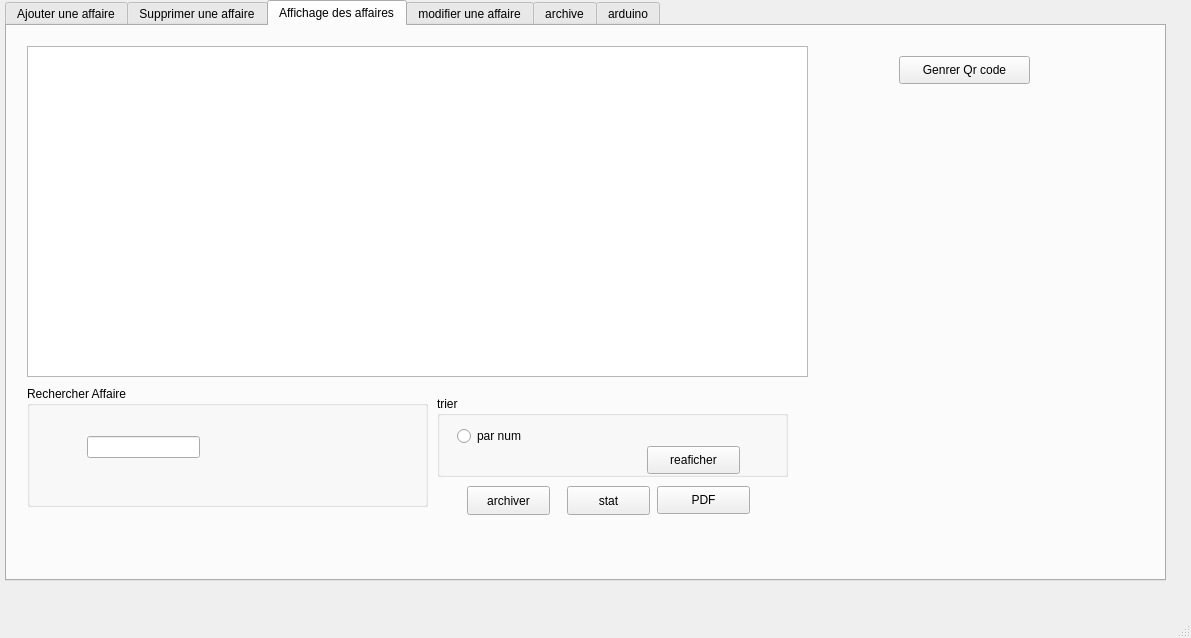
<?xml version="1.0" encoding="UTF-8"?>
<ui version="4.0">
 <class>affaire_inter</class>
 <widget class="QMainWindow" name="affaire_inter">
  <property name="geometry">
   <rect>
    <x>0</x>
    <y>0</y>
    <width>1191</width>
    <height>638</height>
   </rect>
  </property>
  <property name="windowTitle">
   <string>MainWindow</string>
  </property>
  <widget class="QWidget" name="centralwidget">
   <widget class="QTabWidget" name="tabWidget">
    <property name="geometry">
     <rect>
      <x>5</x>
      <y>0</y>
      <width>1161</width>
      <height>581</height>
     </rect>
    </property>
    <property name="styleSheet">
     <string notr="true">
font: 8pt &quot;MS Shell Dlg 2&quot;;</string>
    </property>
    <property name="currentIndex">
     <number>2</number>
    </property>
    <widget class="QWidget" name="tab">
     <attribute name="title">
      <string>Ajouter une affaire</string>
     </attribute>
     <widget class="QGroupBox" name="groupBox">
      <property name="geometry">
       <rect>
        <x>30</x>
        <y>60</y>
        <width>481</width>
        <height>341</height>
       </rect>
      </property>
      <property name="title">
       <string/>
      </property>
      <widget class="QLabel" name="label">
       <property name="geometry">
        <rect>
         <x>10</x>
         <y>40</y>
         <width>47</width>
         <height>13</height>
        </rect>
       </property>
       <property name="text">
        <string>Num aff</string>
       </property>
      </widget>
      <widget class="QLabel" name="label_2">
       <property name="geometry">
        <rect>
         <x>10</x>
         <y>80</y>
         <width>47</width>
         <height>13</height>
        </rect>
       </property>
       <property name="text">
        <string>dateins</string>
       </property>
      </widget>
      <widget class="QLabel" name="label_3">
       <property name="geometry">
        <rect>
         <x>10</x>
         <y>120</y>
         <width>47</width>
         <height>13</height>
        </rect>
       </property>
       <property name="text">
        <string>type</string>
       </property>
      </widget>
      <widget class="QLineEdit" name="lNum">
       <property name="geometry">
        <rect>
         <x>140</x>
         <y>40</y>
         <width>113</width>
         <height>20</height>
        </rect>
       </property>
      </widget>
      <widget class="QLineEdit" name="ltyp">
       <property name="geometry">
        <rect>
         <x>60</x>
         <y>120</y>
         <width>113</width>
         <height>20</height>
        </rect>
       </property>
      </widget>
      <widget class="QLabel" name="label_4">
       <property name="geometry">
        <rect>
         <x>10</x>
         <y>170</y>
         <width>56</width>
         <height>16</height>
        </rect>
       </property>
       <property name="text">
        <string>etat</string>
       </property>
      </widget>
      <widget class="QLabel" name="label_5">
       <property name="geometry">
        <rect>
         <x>10</x>
         <y>230</y>
         <width>56</width>
         <height>16</height>
        </rect>
       </property>
       <property name="text">
        <string>object</string>
       </property>
      </widget>
      <widget class="QLineEdit" name="lob">
       <property name="geometry">
        <rect>
         <x>140</x>
         <y>230</y>
         <width>113</width>
         <height>22</height>
        </rect>
       </property>
      </widget>
      <widget class="QPushButton" name="pushButton">
       <property name="geometry">
        <rect>
         <x>250</x>
         <y>270</y>
         <width>75</width>
         <height>23</height>
        </rect>
       </property>
       <property name="text">
        <string>Ajouter</string>
       </property>
      </widget>
      <widget class="QDateEdit" name="dateEditA">
       <property name="geometry">
        <rect>
         <x>140</x>
         <y>80</y>
         <width>110</width>
         <height>22</height>
        </rect>
       </property>
      </widget>
      <widget class="QRadioButton" name="radioButtonA1">
       <property name="geometry">
        <rect>
         <x>70</x>
         <y>170</y>
         <width>97</width>
         <height>20</height>
        </rect>
       </property>
       <property name="text">
        <string>en cours</string>
       </property>
      </widget>
      <widget class="QRadioButton" name="radioButton_2">
       <property name="geometry">
        <rect>
         <x>180</x>
         <y>170</y>
         <width>97</width>
         <height>20</height>
        </rect>
       </property>
       <property name="text">
        <string>cloture</string>
       </property>
      </widget>
     </widget>
    </widget>
    <widget class="QWidget" name="tab_2">
     <attribute name="title">
      <string>Supprimer une affaire</string>
     </attribute>
     <widget class="QGroupBox" name="groupBox_2">
      <property name="geometry">
       <rect>
        <x>20</x>
        <y>60</y>
        <width>731</width>
        <height>161</height>
       </rect>
      </property>
      <property name="title">
       <string/>
      </property>
      <widget class="QPushButton" name="pushButton_2">
       <property name="geometry">
        <rect>
         <x>190</x>
         <y>80</y>
         <width>93</width>
         <height>28</height>
        </rect>
       </property>
       <property name="text">
        <string>supprimer</string>
       </property>
      </widget>
      <widget class="QLabel" name="label_6">
       <property name="geometry">
        <rect>
         <x>50</x>
         <y>20</y>
         <width>351</width>
         <height>16</height>
        </rect>
       </property>
       <property name="text">
        <string>VEUILLER INTRODUIRE NUMERO DE L'AFFAIRE </string>
       </property>
      </widget>
      <widget class="QComboBox" name="comboBoxS">
       <property name="geometry">
        <rect>
         <x>350</x>
         <y>20</y>
         <width>73</width>
         <height>22</height>
        </rect>
       </property>
      </widget>
     </widget>
    </widget>
    <widget class="QWidget" name="tab_3">
     <attribute name="title">
      <string>Affichage des affaires</string>
     </attribute>
     <widget class="QTableView" name="tableView">
      <property name="geometry">
       <rect>
        <x>20</x>
        <y>20</y>
        <width>781</width>
        <height>331</height>
       </rect>
      </property>
     </widget>
     <widget class="QGroupBox" name="groupBox_4">
      <property name="geometry">
       <rect>
        <x>20</x>
        <y>360</y>
        <width>401</width>
        <height>121</height>
       </rect>
      </property>
      <property name="title">
       <string>Rechercher Affaire</string>
      </property>
      <widget class="QLineEdit" name="lineEdit">
       <property name="geometry">
        <rect>
         <x>60</x>
         <y>50</y>
         <width>113</width>
         <height>22</height>
        </rect>
       </property>
      </widget>
     </widget>
     <widget class="QGroupBox" name="groupBox_5">
      <property name="geometry">
       <rect>
        <x>430</x>
        <y>370</y>
        <width>351</width>
        <height>81</height>
       </rect>
      </property>
      <property name="title">
       <string>trier</string>
      </property>
      <widget class="QRadioButton" name="radioButtontridate">
       <property name="geometry">
        <rect>
         <x>20</x>
         <y>30</y>
         <width>97</width>
         <height>20</height>
        </rect>
       </property>
       <property name="text">
        <string>par num</string>
       </property>
      </widget>
      <widget class="QPushButton" name="pushButtontri">
       <property name="geometry">
        <rect>
         <x>210</x>
         <y>50</y>
         <width>93</width>
         <height>28</height>
        </rect>
       </property>
       <property name="text">
        <string>reaficher</string>
       </property>
      </widget>
     </widget>
     <widget class="QPushButton" name="PDF">
      <property name="geometry">
       <rect>
        <x>650</x>
        <y>460</y>
        <width>93</width>
        <height>28</height>
       </rect>
      </property>
      <property name="text">
       <string>PDF</string>
      </property>
     </widget>
     <widget class="QPushButton" name="pushButton_archiver_raz">
      <property name="geometry">
       <rect>
        <x>460</x>
        <y>460</y>
        <width>83</width>
        <height>29</height>
       </rect>
      </property>
      <property name="text">
       <string>archiver</string>
      </property>
     </widget>
     <widget class="QPushButton" name="stat_raz">
      <property name="geometry">
       <rect>
        <x>560</x>
        <y>460</y>
        <width>83</width>
        <height>29</height>
       </rect>
      </property>
      <property name="text">
       <string>stat</string>
      </property>
     </widget>
     <widget class="QPushButton" name="pushButton_4">
      <property name="geometry">
       <rect>
        <x>892</x>
        <y>30</y>
        <width>131</width>
        <height>28</height>
       </rect>
      </property>
      <property name="text">
       <string>Genrer Qr code</string>
      </property>
     </widget>
     <widget class="QLabel" name="label_Qrcode">
      <property name="geometry">
       <rect>
        <x>900</x>
        <y>140</y>
        <width>251</width>
        <height>221</height>
       </rect>
      </property>
      <property name="text">
       <string/>
      </property>
     </widget>
    </widget>
    <widget class="QWidget" name="tab_4">
     <attribute name="title">
      <string>modifier une affaire</string>
     </attribute>
     <widget class="QGroupBox" name="groupBox_3">
      <property name="geometry">
       <rect>
        <x>100</x>
        <y>50</y>
        <width>651</width>
        <height>401</height>
       </rect>
      </property>
      <property name="title">
       <string/>
      </property>
      <widget class="QLabel" name="label_7">
       <property name="geometry">
        <rect>
         <x>20</x>
         <y>50</y>
         <width>121</width>
         <height>16</height>
        </rect>
       </property>
       <property name="text">
        <string>Numero affaire</string>
       </property>
      </widget>
      <widget class="QLabel" name="label_8">
       <property name="geometry">
        <rect>
         <x>30</x>
         <y>110</y>
         <width>56</width>
         <height>16</height>
        </rect>
       </property>
       <property name="text">
        <string>type</string>
       </property>
      </widget>
      <widget class="QLabel" name="label_9">
       <property name="geometry">
        <rect>
         <x>30</x>
         <y>170</y>
         <width>81</width>
         <height>16</height>
        </rect>
       </property>
       <property name="text">
        <string>dateinscrit</string>
       </property>
      </widget>
      <widget class="QLabel" name="label_10">
       <property name="geometry">
        <rect>
         <x>30</x>
         <y>220</y>
         <width>71</width>
         <height>16</height>
        </rect>
       </property>
       <property name="text">
        <string>etat affaire</string>
       </property>
      </widget>
      <widget class="QLabel" name="label_11">
       <property name="geometry">
        <rect>
         <x>30</x>
         <y>270</y>
         <width>56</width>
         <height>16</height>
        </rect>
       </property>
       <property name="text">
        <string>object</string>
       </property>
      </widget>
      <widget class="QPushButton" name="pushButton_3">
       <property name="geometry">
        <rect>
         <x>430</x>
         <y>260</y>
         <width>93</width>
         <height>28</height>
        </rect>
       </property>
       <property name="text">
        <string>valider </string>
       </property>
      </widget>
      <widget class="QLineEdit" name="lineEdit_3">
       <property name="geometry">
        <rect>
         <x>130</x>
         <y>110</y>
         <width>113</width>
         <height>22</height>
        </rect>
       </property>
      </widget>
      <widget class="QLineEdit" name="lineEdit_6">
       <property name="geometry">
        <rect>
         <x>130</x>
         <y>270</y>
         <width>113</width>
         <height>22</height>
        </rect>
       </property>
      </widget>
      <widget class="QComboBox" name="comboBoxM">
       <property name="geometry">
        <rect>
         <x>130</x>
         <y>50</y>
         <width>73</width>
         <height>22</height>
        </rect>
       </property>
      </widget>
      <widget class="QDateEdit" name="dateEditM">
       <property name="geometry">
        <rect>
         <x>140</x>
         <y>170</y>
         <width>110</width>
         <height>22</height>
        </rect>
       </property>
      </widget>
      <widget class="QRadioButton" name="radioButtonME">
       <property name="geometry">
        <rect>
         <x>130</x>
         <y>220</y>
         <width>97</width>
         <height>20</height>
        </rect>
       </property>
       <property name="text">
        <string>en cours</string>
       </property>
      </widget>
      <widget class="QRadioButton" name="radioButton_3">
       <property name="geometry">
        <rect>
         <x>230</x>
         <y>220</y>
         <width>97</width>
         <height>20</height>
        </rect>
       </property>
       <property name="text">
        <string>cloture</string>
       </property>
      </widget>
     </widget>
    </widget>
    <widget class="QWidget" name="tab_5">
     <attribute name="title">
      <string>archive</string>
     </attribute>
     <widget class="QTableView" name="tableView_archive">
      <property name="geometry">
       <rect>
        <x>10</x>
        <y>20</y>
        <width>781</width>
        <height>331</height>
       </rect>
      </property>
     </widget>
     <widget class="QPushButton" name="desearchive_raz">
      <property name="geometry">
       <rect>
        <x>30</x>
        <y>360</y>
        <width>83</width>
        <height>29</height>
       </rect>
      </property>
      <property name="text">
       <string>desarchiver</string>
      </property>
     </widget>
    </widget>
    <widget class="QWidget" name="tab6">
     <attribute name="title">
      <string>arduino</string>
     </attribute>
     <widget class="QTabWidget" name="tabWidget_2">
      <property name="geometry">
       <rect>
        <x>190</x>
        <y>50</y>
        <width>711</width>
        <height>381</height>
       </rect>
      </property>
      <property name="currentIndex">
       <number>1</number>
      </property>
      <widget class="QWidget" name="connectionTab">
       <attribute name="title">
        <string>connecter</string>
       </attribute>
       <layout class="QGridLayout" name="gridLayout">
        <item row="0" column="0">
         <layout class="QHBoxLayout" name="horizontalLayout_4">
          <item>
           <widget class="QLabel" name="comportLabel">
            <property name="text">
             <string>                      Ports COM</string>
            </property>
           </widget>
          </item>
          <item>
           <layout class="QHBoxLayout" name="horizontalLayout_2"/>
          </item>
          <item>
           <widget class="QPushButton" name="portStatusButton">
            <property name="text">
             <string>Statut du Port</string>
            </property>
           </widget>
          </item>
          <item>
           <spacer name="horizontalSpacer">
            <property name="orientation">
             <enum>Qt::Horizontal</enum>
            </property>
            <property name="sizeHint" stdset="0">
             <size>
              <width>40</width>
              <height>20</height>
             </size>
            </property>
           </spacer>
          </item>
          <item>
           <layout class="QHBoxLayout" name="horizontalLayout_3">
            <item>
             <widget class="QLabel" name="baudRateLabel">
              <property name="text">
               <string>Baud Rate: 9600                            </string>
              </property>
             </widget>
            </item>
           </layout>
          </item>
         </layout>
        </item>
        <item row="1" column="0">
         <layout class="QHBoxLayout" name="horizontalLayout_5">
          <item>
           <widget class="QPushButton" name="connectButton">
            <property name="text">
             <string>Connecter</string>
            </property>
           </widget>
          </item>
          <item>
           <widget class="QPushButton" name="disconnectButton">
            <property name="text">
             <string>Disconnecter</string>
            </property>
           </widget>
          </item>
         </layout>
        </item>
       </layout>
      </widget>
      <widget class="QWidget" name="lcdTab">
       <attribute name="title">
        <string>envoyer message</string>
       </attribute>
       <layout class="QGridLayout" name="gridLayout_2">
        <item row="0" column="0">
         <widget class="QLabel" name="label_12">
          <property name="text">
           <string>ecrire le texte</string>
          </property>
         </widget>
        </item>
        <item row="0" column="1">
         <layout class="QHBoxLayout" name="horizontalLayout_7"/>
        </item>
        <item row="1" column="0" colspan="2">
         <layout class="QVBoxLayout" name="verticalLayout">
          <item>
           <widget class="QTextEdit" name="messageTextEdit"/>
          </item>
          <item>
           <layout class="QHBoxLayout" name="horizontalLayout_6">
            <item>
             <widget class="QPushButton" name="envoyertexte">
              <property name="text">
               <string>envoyer le texte</string>
              </property>
             </widget>
            </item>
            <item>
             <widget class="QPushButton" name="supprimertexte">
              <property name="text">
               <string>supprimer le texte</string>
              </property>
             </widget>
            </item>
            <item>
             <widget class="QPushButton" name="clearLCDButton">
              <property name="text">
               <string>supprimer texte envoye</string>
              </property>
             </widget>
            </item>
           </layout>
          </item>
         </layout>
        </item>
        <item row="2" column="0" colspan="2">
         <layout class="QHBoxLayout" name="horizontalLayout_8">
          <item>
           <layout class="QHBoxLayout" name="horizontalLayout">
            <item>
             <widget class="QLabel" name="label_14">
              <property name="text">
               <string>Font:</string>
              </property>
             </widget>
            </item>
            <item>
             <widget class="QSpinBox" name="fontsizeSpinBox">
              <property name="minimum">
               <number>5</number>
              </property>
              <property name="maximum">
               <number>20</number>
              </property>
              <property name="value">
               <number>12</number>
              </property>
             </widget>
            </item>
           </layout>
          </item>
          <item>
           <spacer name="horizontalSpacer_2">
            <property name="orientation">
             <enum>Qt::Horizontal</enum>
            </property>
            <property name="sizeHint" stdset="0">
             <size>
              <width>40</width>
              <height>20</height>
             </size>
            </property>
           </spacer>
          </item>
         </layout>
        </item>
       </layout>
      </widget>
     </widget>
    </widget>
   </widget>
  </widget>
  <widget class="QMenuBar" name="menubar">
   <property name="geometry">
    <rect>
     <x>0</x>
     <y>0</y>
     <width>1191</width>
     <height>22</height>
    </rect>
   </property>
  </widget>
  <widget class="QStatusBar" name="statusbar"/>
 </widget>
 <resources/>
 <connections/>
</ui>
